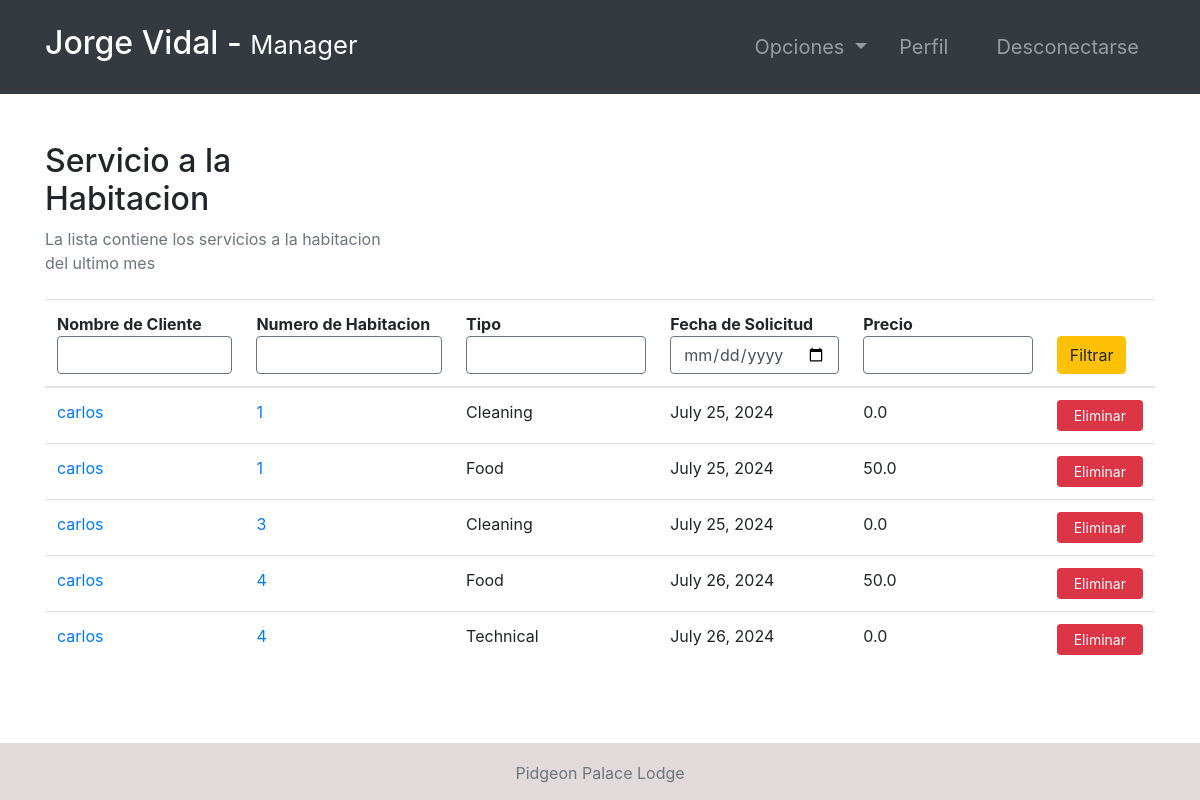
The page /room-services/ (signed in) on the database its author committed.
### room/models.py (models this page shows, shortened)
class RoomServices(models.Model):
    SERVICES_TYPES = (
        ('Food', 'Food'),
        ('Cleaning', 'Cleaning'),
        ('Technical', 'Technical'),
    )
    curBooking = models.ForeignKey(
        Booking,   null=True, on_delete=models.CASCADE)
    room = models.ForeignKey(Room, on_delete=models.CASCADE)
    createdDate = models.DateField(default=timezone.now)
    servicesType = models.CharField(max_length=20, choices=SERVICES_TYPES)
    price = models.FloatField()

class Booking(models.Model):
    roomNumber = models.ForeignKey(Room, on_delete=models.CASCADE)
    guest = models.ForeignKey(Guest, null=True, on_delete=models.CASCADE)
    dateOfReservation = models.DateField(default=timezone.now)
    startDate = models.DateField()
    endDate = models.DateField()

class Room(models.Model):
    ROOM_TYPES = (
        ('King', 'King'),
        ('Luxury', 'Luxury'),
        ('Normal', 'Normal'),
        ('Economic', 'Economic'),
    )
    number = models.IntegerField(primary_key=True)
    capacity = models.SmallIntegerField()
    numberOfBeds = models.SmallIntegerField()
    roomType = models.CharField(max_length=20, choices=ROOM_TYPES)
    price = models.FloatField()
    statusStartDate = models.DateField(null=True)
    statusEndDate = models.DateField(null=True)

### accounts/models.py (models this page shows, shortened)
class Guest(models.Model):
    user = models.OneToOneField(User, null=True, on_delete=models.CASCADE)
    phoneNumber = PhoneNumberField(unique=True)

### room/views.py (the view)
# urls.py: path('room-services/', room_services, name="room-services"),
@ login_required(login_url='login')
def room_services(request):
    role = str(request.user.groups.all()[0])
    path = role + "/"
    room_services = RoomServices.objects.all()
    context = {
        "role": role,
        "room_services": room_services
    }
    return render(request, path + "room-services.html", context)

### Templates/manager/room-services.html
{% extends '../index.html' %}
{% block context %}
{% include '../common_pages/room-services.html' %}
{% endblock %}

### Templates/incs/nav.html (shortened to what this page needs)
<nav class="navbar navbar-dark bg-dark navbar-expand-lg py-3 " role="navigation">
    <div class="container">
        <a href="" class="navbar-brand">
            <h2 class="text-capitalize">
                {{ request.user.first_name }} {{ request.user.last_name }} -
                <small>
                    {{ role }}
                </small>
            </h2>
        </a>
        <div class="collapse navbar-collapse" id="navbarTags">
            <ul class="navbar-nav ml-auto">
                <li class="nav-item dropdown p-2">
                    <a class="nav-link dropdown-toggle" href="#" id="navbarDropdown" role="button"
                        data-toggle="dropdown" aria-haspopup="true" aria-expanded="false">
                        Opciones
                    </a>
                </li>
                <li class="nav-item mr-3 p-2">
                    {% if role == 'staff' or role == 'receptionist' or role == 'admin' or role == 'manager' %}
                    <a href="{% url 'employee-profile' user.id %}" class="nav-link">Perfil</a>
                    {% endif %}
                </li>
                <li class="nav-item p-2 ">
                    <a href="{% url 'logout' %}" class="nav-link">Desconectarse</a>
                </li>
            </ul>
        </div>
    </div>
</nav>

### Templates/common_pages/room-services.html (shortened to what this page needs)
<div class="container py-5">
    <div class="table-responsive">
        <div class="table-header row">
            <div class="col-sm-12 col-md-12 col-lg-4 mb-4">
                <h2>Servicio a la Habitacion</h2>
                <span class="text-muted">La lista contiene los servicios a la habitacion del ultimo mes</span>
            </div>
        </div>
        <table class="table table-hover">
            <thead>
                <tr>
                    <form action="" method="POST">
                        <th>Nombre de Cliente<input type="text" class="form-control border border-secondary"></th>
                        <th>Numero de Habitacion<input type="text" class="form-control border border-secondary"></th>
                        <th>Tipo<input type="text" class="form-control border border-secondary"></th>
                        <th>Fecha de Solicitud<input type="date" class="form-control border border-secondary"></th>
                        <th>Precio<input type="text" class="form-control border border-secondary"></th>
                        <th><button type="submit" class="btn btn-warning">Filtrar</button></th>
                    </form>
                </tr>
            </thead>
            <tbody>
                {% for rs in room_services %}
                <tr>
                    <td><a
                            href="{% url 'guest-profile' rs.curBooking.guest.user.id %}">{{rs.curBooking.guest.user.first_name}}</a>
                    </td>
                    <td><a href="{% url 'room-profile' rs.room.number }">{{rs.room.number}}</a></td>
                    <td>{{rs.servicesType}}</td>
                    <td>{{rs.createdDate}}</td>
                    <td>{{rs.price}}</td>
                    <td> <a href="" class="btn btn-sm btn-danger px-3">Eliminar</a></td>
                </tr>
            </tbody>
        </table>
    </div>
</div>

### static/css/main.css (style rules this page uses)
* { margin: 0; padding: 0; -webkit-font-smoothing: antialiased; }
body { position: relative; }
nav .nav-item { font-size: 20px; }

### rows shown on the page
RoomServices: curBooking.guest.user.first_name "carlos", room.number "1", servicesType "Cleaning", createdDate "July 25, 2024", price "0.0"
RoomServices: curBooking.guest.user.first_name "carlos", room.number "1", servicesType "Food", createdDate "July 25, 2024", price "50.0"
RoomServices: curBooking.guest.user.first_name "carlos", room.number "3", servicesType "Cleaning", createdDate "July 25, 2024", price "0.0"
RoomServices: curBooking.guest.user.first_name "carlos", room.number "4", servicesType "Food", createdDate "July 26, 2024", price "50.0"
RoomServices: curBooking.guest.user.first_name "carlos", room.number "4", servicesType "Technical", createdDate "July 26, 2024", price "0.0"

### other values the page prints
{{ request.user.first_name }} "Jorge"
{{ request.user.last_name }} "Vidal"
{{ role }} "Manager"
